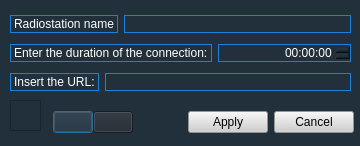
<?xml version="1.0" encoding="UTF-8"?>
<ui version="4.0">
 <class>FrmAddRadioInternet</class>
 <widget class="QDialog" name="FrmAddRadioInternet">
  <property name="geometry">
   <rect>
    <x>0</x>
    <y>0</y>
    <width>360</width>
    <height>146</height>
   </rect>
  </property>
  <property name="windowTitle">
   <string>Internet Radio Station</string>
  </property>
  <property name="styleSheet">
   <string notr="true">background-color: rgb(33, 48, 58);
color: rgb(255, 255, 255);</string>
  </property>
  <widget class="QWidget" name="layoutWidget">
   <property name="geometry">
    <rect>
     <x>53</x>
     <y>100</y>
     <width>301</width>
     <height>44</height>
    </rect>
   </property>
   <layout class="QHBoxLayout" name="horizontalLayout_4">
    <item>
     <layout class="QHBoxLayout" name="horizontalLayout_5">
      <property name="spacing">
       <number>0</number>
      </property>
      <item>
       <widget class="QPushButton" name="BtnPlay">
        <property name="cursor">
         <cursorShape>PointingHandCursor</cursorShape>
        </property>
        <property name="toolTip">
         <string>Cue</string>
        </property>
        <property name="styleSheet">
         <string notr="true">QPushButton {

  background-color: rgb(32, 39, 47);
color: rgb(0, 0, 0);

    
 }

 

QPushButton:hover {
     background-color: qlineargradient(x1: 0, y1: 0, x2: 0, y2: 1,
                                       stop: 0 #f5b14e, stop: 1 #fff9ef);
 }

</string>
        </property>
        <property name="icon">
         <iconset resource="radioit.qrc">
          <normaloff>:/general/iconos/player/play.png</normaloff>:/general/iconos/player/play.png</iconset>
        </property>
        <property name="iconSize">
         <size>
          <width>24</width>
          <height>24</height>
         </size>
        </property>
       </widget>
      </item>
      <item>
       <widget class="QPushButton" name="BtnStop">
        <property name="cursor">
         <cursorShape>PointingHandCursor</cursorShape>
        </property>
        <property name="toolTip">
         <string>Stop</string>
        </property>
        <property name="styleSheet">
         <string notr="true">QPushButton {

  background-color: rgb(32, 39, 47);
color: rgb(0, 0, 0);

    
 }

 

QPushButton:hover {
     background-color: qlineargradient(x1: 0, y1: 0, x2: 0, y2: 1,
                                       stop: 0 #f5b14e, stop: 1 #fff9ef);
 }


</string>
        </property>
        <property name="icon">
         <iconset resource="radioit.qrc">
          <normaloff>:/general/iconos/player/stop.png</normaloff>:/general/iconos/player/stop.png</iconset>
        </property>
        <property name="iconSize">
         <size>
          <width>24</width>
          <height>24</height>
         </size>
        </property>
       </widget>
      </item>
      <item>
       <spacer name="horizontalSpacer">
        <property name="orientation">
         <enum>Qt::Horizontal</enum>
        </property>
        <property name="sizeHint" stdset="0">
         <size>
          <width>40</width>
          <height>20</height>
         </size>
        </property>
       </spacer>
      </item>
     </layout>
    </item>
    <item>
     <widget class="QPushButton" name="BtnAceptar">
      <property name="styleSheet">
       <string notr="true">QPushButton {

background-color: rgb(207, 207, 207);
color: rgb(0, 0, 0);

    
 }

 

QPushButton:hover {
     background-color: qlineargradient(x1: 0, y1: 0, x2: 0, y2: 1,
                                       stop: 0 #f5b14e, stop: 1 #fff9ef);
 }

</string>
      </property>
      <property name="text">
       <string>Apply</string>
      </property>
     </widget>
    </item>
    <item>
     <widget class="QPushButton" name="BtnCancelar">
      <property name="styleSheet">
       <string notr="true">QPushButton {

background-color: rgb(207, 207, 207);
color: rgb(0, 0, 0);

    
 }

 

QPushButton:hover {
     background-color: qlineargradient(x1: 0, y1: 0, x2: 0, y2: 1,
                                       stop: 0 #f5b14e, stop: 1 #fff9ef);
 }

</string>
      </property>
      <property name="text">
       <string>Cancel</string>
      </property>
     </widget>
    </item>
   </layout>
  </widget>
  <widget class="QFrame" name="frame">
   <property name="geometry">
    <rect>
     <x>10</x>
     <y>100</y>
     <width>31</width>
     <height>31</height>
    </rect>
   </property>
   <property name="styleSheet">
    <string notr="true">image: url(:/ficheros/iconos/ficheros/online.png);</string>
   </property>
   <property name="frameShape">
    <enum>QFrame::StyledPanel</enum>
   </property>
   <property name="frameShadow">
    <enum>QFrame::Raised</enum>
   </property>
  </widget>
  <widget class="QWidget" name="layoutWidget">
   <property name="geometry">
    <rect>
     <x>10</x>
     <y>10</y>
     <width>341</width>
     <height>86</height>
    </rect>
   </property>
   <layout class="QVBoxLayout" name="verticalLayout">
    <item>
     <layout class="QHBoxLayout" name="horizontalLayout_3">
      <item>
       <widget class="QLabel" name="label_3">
        <property name="styleSheet">
         <string notr="true">border: 1px solid rgb(27, 128, 217);
color: rgb(255, 255, 255);

</string>
        </property>
        <property name="text">
         <string>Radiostation name</string>
        </property>
       </widget>
      </item>
      <item>
       <widget class="QLineEdit" name="EditNombre">
        <property name="styleSheet">
         <string notr="true">border: 1px solid rgb(27, 128, 217);
color: rgb(255, 255, 255);
</string>
        </property>
       </widget>
      </item>
     </layout>
    </item>
    <item>
     <layout class="QHBoxLayout" name="horizontalLayout">
      <item>
       <widget class="QLabel" name="label">
        <property name="sizePolicy">
         <sizepolicy hsizetype="Preferred" vsizetype="Preferred">
          <horstretch>0</horstretch>
          <verstretch>0</verstretch>
         </sizepolicy>
        </property>
        <property name="styleSheet">
         <string notr="true">border: 1px solid rgb(27, 128, 217);
color: rgb(255, 255, 255);

</string>
        </property>
        <property name="text">
         <string>Enter the duration of the connection:</string>
        </property>
       </widget>
      </item>
      <item>
       <widget class="QTimeEdit" name="TimeDuracion">
        <property name="sizePolicy">
         <sizepolicy hsizetype="Minimum" vsizetype="Fixed">
          <horstretch>0</horstretch>
          <verstretch>0</verstretch>
         </sizepolicy>
        </property>
        <property name="styleSheet">
         <string notr="true">border: 1px solid rgb(27, 128, 217);
color: rgb(255, 255, 255);

</string>
        </property>
        <property name="alignment">
         <set>Qt::AlignRight|Qt::AlignTrailing|Qt::AlignVCenter</set>
        </property>
        <property name="displayFormat">
         <string>HH:mm:ss</string>
        </property>
       </widget>
      </item>
     </layout>
    </item>
    <item>
     <layout class="QHBoxLayout" name="horizontalLayout_2">
      <item>
       <widget class="QLabel" name="label_2">
        <property name="styleSheet">
         <string notr="true">border: 1px solid rgb(27, 128, 217);
color: rgb(255, 255, 255);

</string>
        </property>
        <property name="text">
         <string>Insert the URL:</string>
        </property>
       </widget>
      </item>
      <item>
       <widget class="QLineEdit" name="EditUrl">
        <property name="styleSheet">
         <string notr="true">border: 1px solid rgb(27, 128, 217);
color: rgb(255, 255, 255);
</string>
        </property>
       </widget>
      </item>
     </layout>
    </item>
   </layout>
  </widget>
 </widget>
 <resources>
  <include location="radioit.qrc"/>
 </resources>
 <connections/>
</ui>
